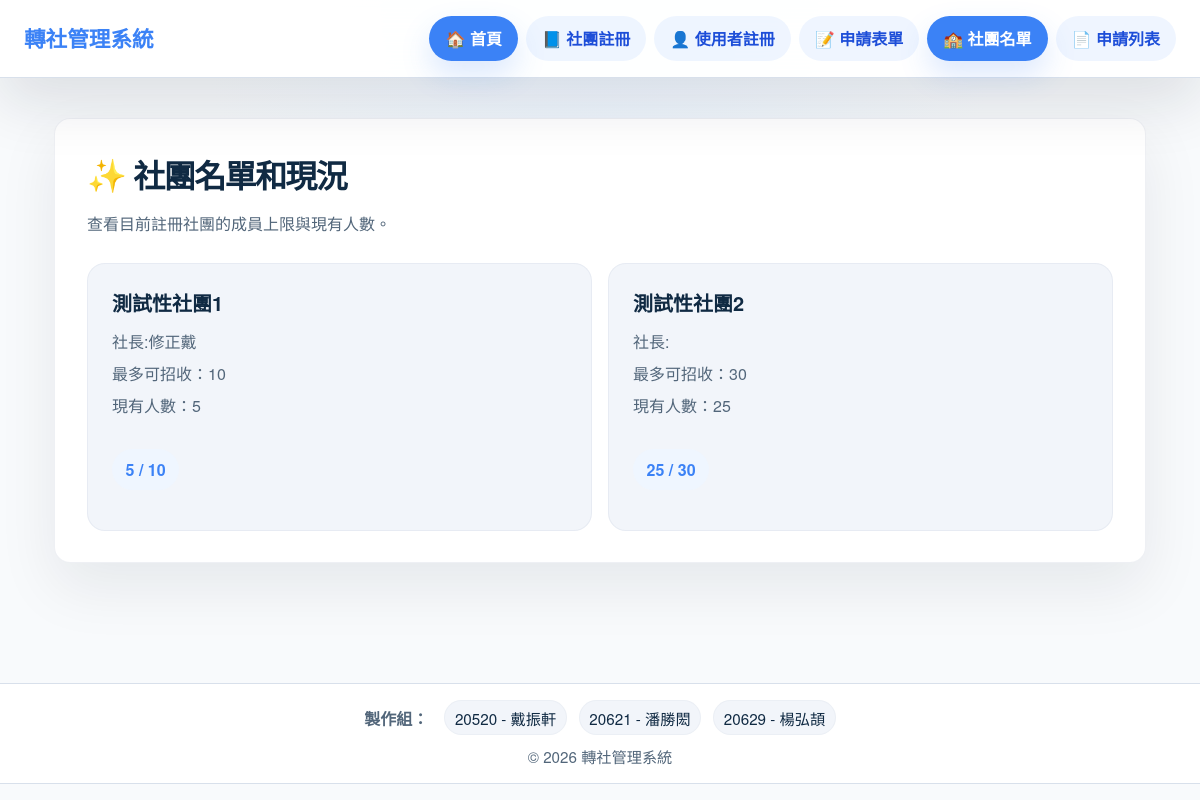
Before: /form/club/ with the older database file.
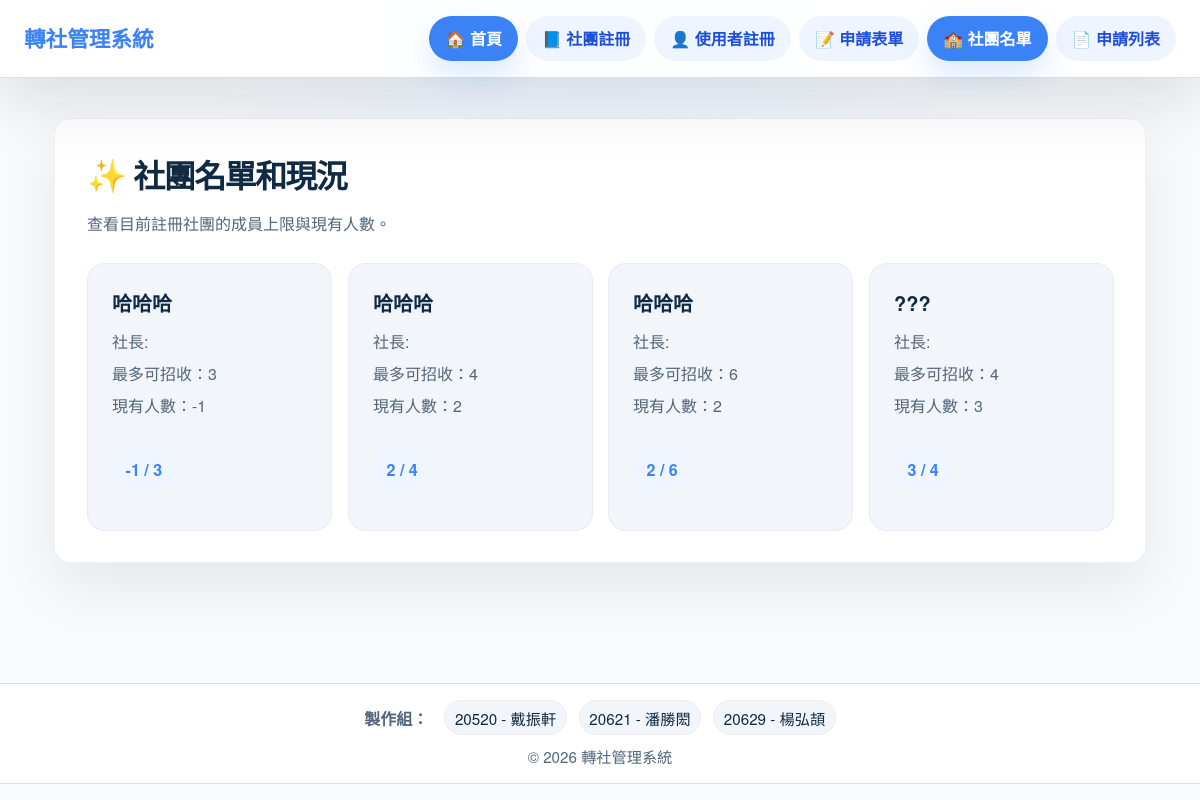
After: the same page with the newer database file.
### club/models.py (models this page shows, shortened)
class Club(models.Model):
    club_name = models.CharField('社團名稱' , max_length=64)
    max_people_num = models.IntegerField('社團人數上限' , default=0)
    now_people_num = models.IntegerField('社團現有人數' , default=0, validators=[MinValueValidator(0),MaxValueValidator(512)])

class User(AbstractUser):
    us_rank = models.IntegerField('使用者身分' , default=0) #0=轉社學生 ; 社長=1 ; 2=教師 ; 3=行政 (問題:如果是社長要轉社)
    club = models.ForeignKey(Club, on_delete=models.SET_NULL, null=True, blank=True, verbose_name='所屬社團')  #AI提供的版本，以便解決少數帳號能在沒有社團的狀況下建立

### club/views.py (the view)
# urls.py: path("club/", Clublist.as_view(), name='club_list'),
class Clublist(ListView):
    model = Club
    def get_context_data(self, **kwargs):
        ctx = super().get_context_data(**kwargs)
        ctx['club_list'] = list(Club.objects.all())
        for club in ctx['club_list']:
            chief = club.user_set.filter(us_rank = 1)[:1]
            club.chief = chief[0].username if chief else ""
        return ctx

### templates/club/club_list.html (shortened to what this page needs)
{% extends 'base.html' %}
{% block main %}
<section class="panel">
    <div class="panel-header">
        <h1>社團名單和現況</h1>
        <p>查看目前註冊社團的成員上限與現有人數。</p>
    </div>
    <div class="card-grid">
        {% for cl in club_list %}
        <article class="club-card">
            <h2>{{ cl.club_name }}</h2>
            <div class="club-meta">
                <span>社長:{{ cl.chief }}</span>
                <span>最多可招收：{{ cl.max_people_num }}</span>
                <span>現有人數：{{ cl.now_people_num }}</span>
            </div>
            <p class="club-status">{{ cl.now_people_num|default:0 }} / {{ cl.max_people_num|default:0 }}</p>
        </article>
        {% endfor %}
    </div>
</section>
{% endblock %}

### templates/base.html (shortened to what this page needs)
{% load static %}
<!DOCTYPE html>
<html lang="zh-Hant">
<head>
    <link rel="stylesheet" href="{% static 'css.css' %}">
</head>
<body>
    <div class="page-shell">
        <header class="site-header">
            <div class="brand">
                <a href="{% url 'log_list' %}">轉社管理系統</a>
            </div>
            <nav class="site-nav">
                <a href="{% url 'log_list' %}">🏠 首頁</a>
                <a href="{% url 'club_create' %}">📘 社團註冊</a>
                <a href="{% url 'register' %}">👤 使用者註冊</a>
                <a href="{% url 'apply_create' %}">📝 申請表單</a>
                <a href="{% url 'club_list' %}">🏫 社團名單</a>
                <a href="{% url 'apply_list' %}">📄 申請列表</a>
            </nav>
        </header>
        <main class="page-content">
            {% block main %}{% endblock %}
        </main>
        <footer class="site-footer">
            <div class="maker-list">
                <strong>製作組：</strong>
                {% include 'partials/makers.html' %}
            </div>
            <p class="copyright">© 2026 轉社管理系統 · 製作者：Jerry</p>
        </footer>
    </div>
</body>
</html>

### templates/partials/makers.html (shortened to what this page needs)
<ul class="makers-list">
<li>20520 - 戴振軒</li>
<li>20621 - 潘勝閎</li>
<li>20629 - 楊弘頡</li>
</ul>

### templates/css.css (style rules this page uses)
:root { color-scheme: light; --bg: #f8fafc; --surface: #ffffff; --surface-strong: #f2f5fa; --border: #d8e0eb; --text: #102a43; --muted: #52667a; --accent: #3b82f6; --accent-soft: #eff6ff; --success: #16a34a; --danger: #dc2626; --radius: 16px; --shadow: 0 24px 60px rgba(15, 23, 42, 0.08); }
* { box-sizing: border-box; }
html { scroll-behavior: smooth; }
body { margin: 0; min-height: 100vh; font-family: 'Noto Sans TC', 'Helvetica Neue', Arial, sans-serif; background: radial-gradient(circle at top, #eef6ff 0%, var(--bg) 40%); color: var(--text); }
a { color: inherit; }
.page-shell { display: flex; flex-direction: column; min-height: 100vh; }
.site-header, .site-footer { width: 100%; background: var(--surface); border-bottom: 1px solid var(--border); }
.site-header { position: sticky; top: 0; z-index: 10; padding: 1rem 1.5rem; display: flex; align-items: center; justify-content: space-between; gap: 1rem; background: rgba(255, 255, 255, 0.92); backdrop-filter: blur(16px); box-shadow: 0 24px 60px rgba(15, 23, 42, 0.12); }
.brand a { font-size: 1.35rem; font-weight: 800; color: var(--accent); text-decoration: none; }
.site-nav { display: flex; flex-wrap: wrap; gap: 0.5rem; }
.site-nav a { display: inline-flex; align-items: center; gap: 0.35rem; padding: 0.65rem 1rem; border-radius: 999px; background: rgba(59, 130, 246, 0.08); color: #1d4ed8; text-decoration: none; transition: transform 0.2s ease, background 0.2s ease; }
.site-nav a.active { background: var(--accent); color: #ffffff; box-shadow: 0 14px 30px rgba(59, 130, 246, 0.18); }
.site-nav a { font-weight: 600; }
.panel-header h1::before { content: '✨'; display: inline-block; margin-right: 0.5rem; transform: translateY(-1px); }
.summary-card .summary-label, .empty-state p, .club-card h2 { display: inline-flex; align-items: center; gap: 0.5rem; }
.page-content { width: min(1140px, 100%); margin: 2.5rem auto; padding: 0 1.5rem 3rem; }
.site-footer { border-top: 1px solid var(--border); padding: 1rem 1.5rem; text-align: center; color: var(--muted); }
.panel { background: var(--surface); border: 1px solid rgba(148, 163, 184, 0.16); border-radius: var(--radius); box-shadow: var(--shadow); padding: 2rem; margin-bottom: 2rem; }
.panel-header { margin-bottom: 1.5rem; }
.panel-header h1 { margin: 0; font-size: clamp(2rem, 2.5vw, 2.5rem); letter-spacing: -0.05em; }
.panel-header p { margin: 0.75rem 0 0; color: var(--muted); line-height: 1.8; }
.summary-grid, .card-grid { display: grid; gap: 1rem; }
.summary-card, .club-card { background: var(--surface-strong); border: 1px solid rgba(148, 163, 184, 0.12); border-radius: 18px; padding: 1.5rem; }
.card-grid { grid-template-columns: repeat(auto-fit, minmax(240px, 1fr)); }
.club-card h2 { margin: 0 0 0.75rem; font-size: 1.25rem; }
.club-meta { display: grid; gap: 0.5rem; margin-bottom: 1rem; color: var(--muted); }
.club-status { display: inline-flex; align-items: center; padding: 0.55rem 0.85rem; border-radius: 999px; background: var(--accent-soft); color: var(--accent); font-weight: 700; }
.reveal { opacity: 0; transform: translateY(16px); transition: opacity 0.65s ease-out, transform 0.65s ease-out; }
.reveal.active { opacity: 1; transform: translateY(0); }
.maker-list { display: flex; align-items: center; justify-content: center; gap: 1rem; flex-wrap: wrap; margin-bottom: 0.6rem; color: var(--muted); }
.makers-list { list-style: none; margin: 0; padding: 0; display: inline-flex; gap: 0.75rem; align-items: center; }
.makers-list li { background: var(--surface-strong); padding: 0.35rem 0.6rem; border-radius: 999px; font-size: 0.95rem; color: var(--text); border: 1px solid rgba(148, 163, 184, 0.08); }
.copyright { margin: 0.35rem 0 0; color: var(--muted); font-size: 0.95rem; }
.panel, .hero-panel, .table-panel, .empty-state, .summary-card, .club-card { will-change: transform, opacity; }

Changed rows visible on the page:
changed Club (number 1 of 4 on the later page): club_name "測試性社團1" → "哈哈哈"; max_people_num "10" → "3"; now_people_num "5" → "-1"; chief "修正戴" → (not shown)
changed Club (number 2 of 4 on the later page): club_name "測試性社團2" → "哈哈哈"; max_people_num "30" → "4"; now_people_num "25" → "2"
added Club: club_name "哈哈哈", max_people_num "6", now_people_num "2"
added Club: club_name "???", max_people_num "4", now_people_num "3"
